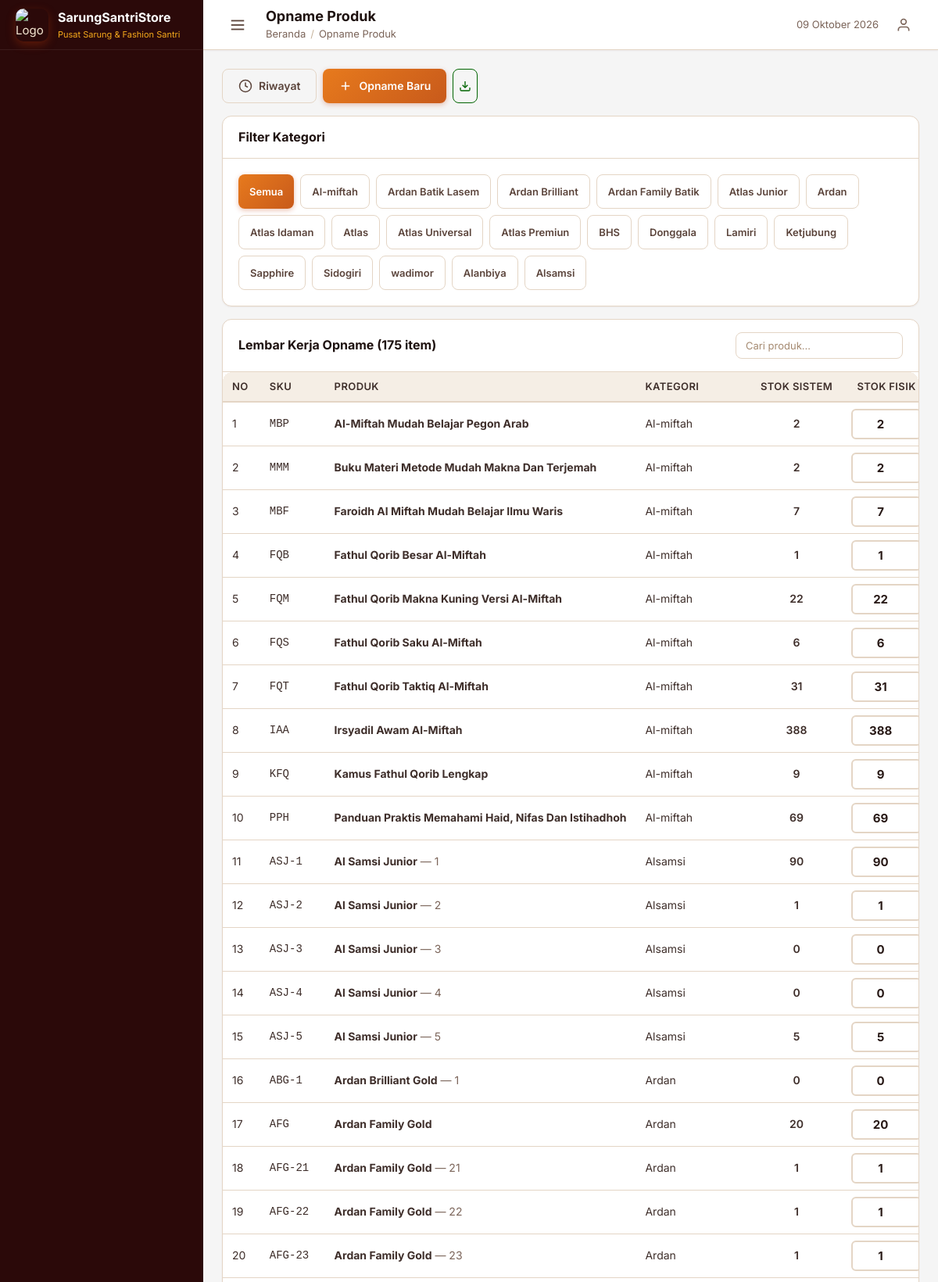
Screenshot of /admin/stock_opname.php?mode=new (signed in, upper part) with the database file from the repository.
### tables this page shows
CREATE TABLE `categories` (
  `id` int(11) NOT NULL,
  `parent_id` int(11) DEFAULT NULL,
  `name` varchar(100) NOT NULL,
  `slug` varchar(120) DEFAULT NULL,
  `icon` varchar(50) DEFAULT NULL,
  `sort_order` int(11) DEFAULT 0,
  `online_visibility` tinyint(1) DEFAULT 1,
  `show_online` tinyint(1) NOT NULL DEFAULT 1,
  `created_at` timestamp NOT NULL DEFAULT current_timestamp()
);

CREATE TABLE `product_variations` (
  `id` int(11) NOT NULL,
  `product_id` int(11) NOT NULL,
  `sku` varchar(50) NOT NULL,
  `variation_name` varchar(100) DEFAULT NULL,
  `image` varchar(255) DEFAULT NULL,
  `image2` varchar(255) DEFAULT NULL,
  `image3` varchar(255) DEFAULT NULL,
  `stock_qty` int(11) DEFAULT 0,
  `min_stock` int(11) DEFAULT 5,
  `base_price` decimal(15,2) NOT NULL DEFAULT 0.00,
  `weight_gram` int(11) DEFAULT 0,
  `is_active` tinyint(1) DEFAULT 1,
  `created_at` timestamp NOT NULL DEFAULT current_timestamp(),
  `updated_at` timestamp NOT NULL DEFAULT current_timestamp() ON UPDATE current_timestamp()
);

CREATE TABLE `products` (
  `id` int(11) NOT NULL,
  `category_id` int(11) DEFAULT NULL,
  `weight` int(11) DEFAULT 0,
  `sku` varchar(50) DEFAULT NULL,
  `name` varchar(200) NOT NULL,
  `slug` varchar(220) DEFAULT NULL,
  `description` text DEFAULT NULL,
  `image` varchar(255) DEFAULT NULL,
  `image2` varchar(255) DEFAULT NULL,
  `image3` varchar(255) DEFAULT NULL,
  `is_active` tinyint(1) DEFAULT 1,
  `is_featured` tinyint(1) DEFAULT 0,
  `online_visibility` enum('show','hide') DEFAULT 'show',
  `created_at` timestamp NOT NULL DEFAULT current_timestamp(),
  `updated_at` timestamp NOT NULL DEFAULT current_timestamp() ON UPDATE current_timestamp(),
  `base_price` decimal(15,2) NOT NULL DEFAULT 0.00,
  `last_base_price` decimal(15,2) NOT NULL DEFAULT 0.00,
  `discount_percent` int(11) NOT NULL DEFAULT 0,
  `is_best_seller` tinyint(1) DEFAULT 0
);

### admin/stock_opname.php (the view, shortened to what this page needs)
<?php
$db = Database::conn();
$mode = $_GET['mode'] ?? 'history';
$selectedCategory = (int)($_GET['category'] ?? 0);
$categories = $db->query("SELECT id, name FROM categories ORDER BY sort_order, name")->fetchAll();
$products = [];
if ($mode === 'new') {
    $where = "WHERE p.is_active = 1 AND pv.is_active = 1";
    $params = [];
    $stmt = $db->prepare("
        SELECT pv.id as variation_id, p.name as product_name, pv.variation_name, pv.sku, pv.stock_qty,
               c.name as category_name
        FROM product_variations pv
        JOIN products p ON pv.product_id = p.id
        LEFT JOIN categories c ON p.category_id = c.id
        $where
        ORDER BY c.name, p.name, pv.variation_name
    ");
    $stmt->execute($params);
    $products = $stmt->fetchAll();
}
include INCLUDES_PATH . '/header.php';
?>
<div class="toolbar">
    <div class="filter-group">
        <a href="?mode=history" class="btn <?= $mode === 'history' ? 'btn-primary' : 'btn-outline' ?>">
            <svg width="18" height="18" viewBox="0 0 24 24" fill="none" stroke="currentColor" stroke-width="2"><circle cx="12" cy="12" r="10"/><polyline points="12 6 12 12 16 14"/></svg>
            Riwayat
        </a>
        <a href="?mode=new" class="btn <?= $mode === 'new' ? 'btn-primary' : 'btn-outline' ?>">
            <svg width="18" height="18" viewBox="0 0 24 24" fill="none" stroke="currentColor" stroke-width="2"><line x1="12" y1="5" x2="12" y2="19"/><line x1="5" y1="12" x2="19" y2="12"/></svg>
            Opname Baru
        </a>
        <?php
        include INCLUDES_PATH . '/import_export_toolbar.php';
        ?>
    </div>
</div>
<?php if ($mode === 'new'): ?>
<div class="card" style="margin-bottom:16px;">
    <div class="card-header">
        <h3 class="card-title">Filter Kategori</h3>
    </div>
    <div class="card-body" style="display:flex; gap:8px; flex-wrap:wrap;">
        <a href="?mode=new&category=0" class="btn btn-sm <?= $selectedCategory === 0 ? 'btn-primary' : 'btn-outline' ?>">Semua</a>
        <?php foreach ($categories as $cat): ?>
            <a href="?mode=new&category=<?= $cat['id'] ?>" class="btn btn-sm <?= $selectedCategory === $cat['id'] ? 'btn-primary' : 'btn-outline' ?>">
                <?= htmlspecialchars($cat['name']) ?>
            </a>
        <?php endforeach; ?>
    </div>
</div>
<?php if (!empty($products)): ?>
<form method="POST" onsubmit="return confirm('Simpan dan sesuaikan stok? Aksi ini tidak bisa dibatalkan.')">
    <div class="card">
        <div class="card-header" style="display:flex; justify-content:space-between; align-items:center;">
            <h3 class="card-title">Lembar Kerja Opname (<?= count($products) ?> item)</h3>
            <div class="form-group" style="margin:0; max-width:300px;">
                <input type="text" class="form-control" placeholder="Cari produk..." oninput="filterOpnameTable(this.value)">
            </div>
        </div>
        <div class="card-body" style="padding:0;">
            <div class="table-responsive">
                <table class="table" id="opnameTable">
                    <thead>
                        <tr>
                            <th>No</th>
                            <th>SKU</th>
                            <th>Produk</th>
                            <th>Kategori</th>
                            <th style="text-align:center;">Stok Sistem</th>
                            <th style="text-align:center; width:120px;">Stok Fisik</th>
                        </tr>
                    </thead>
                    <tbody>
                        <?php foreach ($products as $idx => $prod): ?>
                            <tr data-search="<?= strtolower($prod['sku'] . ' ' . $prod['product_name']) ?>">
                                <td><?= $idx + 1 ?></td>
                                <td><code><?= htmlspecialchars($prod['sku']) ?></code></td>
                                <td>
                                    <span class="text-bold"><?= htmlspecialchars($prod['product_name']) ?></span>
                                    <?php if ($prod['variation_name']): ?>
                                        <span class="text-muted"> — <?= htmlspecialchars($prod['variation_name']) ?></span>
                                    <?php endif; ?>
                                </td>
                                <td><?= htmlspecialchars($prod['category_name'] ?? '-') ?></td>
                                <td style="text-align:center; font-weight:600;"><?= $prod['stock_qty'] ?></td>
                                <td style="text-align:center;">
                                    <input type="number" name="physical_stock[]" class="form-control opname-input"
                                           value="<?= $prod['stock_qty'] ?>" min="0"
                                           data-system="<?= $prod['stock_qty'] ?>"
                                           onchange="calcDiff(this)" style="width:90px; text-align:center; margin:0 auto;">
                                </td>
                            </tr>
                        <?php endforeach; ?>
                    </tbody>
                </table>
            </div>
        </div>
    </div>
</form>
<?php endif; ?>
<?php endif; ?>
<?php include INCLUDES_PATH . '/footer.php'; ?>

### assets/css/dashboard.css (style rules this page uses)
.opname-input { border: 2px solid var(--border-color); border-radius: 6px; font-size: 0.9375rem; font-weight: 700; font-family: var(--font-primary); transition: all 0.2s; }

### rows the page displays
categories: name "Al-miftah"
categories: name "Ardan Batik Lasem"
categories: name "Ardan Brilliant"
categories: name "Ardan Family Batik"
categories: name "Atlas Junior"
categories: name "Ardan"
categories: name "Atlas Idaman"
categories: name "Atlas"
categories: name "Atlas Universal"
categories: name "Atlas Premiun"
categories: name "BHS"
categories: name "Donggala"
categories: name "Lamiri"
categories: name "Ketjubung"
categories: name "Sapphire"
categories: name "Sidogiri"
categories: name "wadimor"
categories: name "Alanbiya"
categories: name "Alsamsi"
product_variations: sku "MBP", product.name "Al-Miftah Mudah Belajar Pegon Arab", categories.name "Al-miftah", stock_qty "2"
product_variations: sku "MMM", product.name "Buku Materi Metode Mudah Makna Dan Terjemah", categories.name "Al-miftah", stock_qty "2"
product_variations: sku "MBF", product.name "Faroidh Al Miftah Mudah Belajar Ilmu Waris", categories.name "Al-miftah", stock_qty "7"
product_variations: sku "FQB", product.name "Fathul Qorib Besar Al-Miftah", categories.name "Al-miftah", stock_qty "1"
product_variations: sku "FQM", product.name "Fathul Qorib Makna Kuning Versi Al-Miftah", categories.name "Al-miftah", stock_qty "22"
product_variations: sku "FQS", product.name "Fathul Qorib Saku Al-Miftah", categories.name "Al-miftah", stock_qty "6"
product_variations: sku "FQT", product.name "Fathul Qorib Taktiq Al-Miftah", categories.name "Al-miftah", stock_qty "31"
product_variations: sku "IAA", product.name "Irsyadil Awam Al-Miftah", categories.name "Al-miftah", stock_qty "388"
product_variations: sku "KFQ", product.name "Kamus Fathul Qorib Lengkap", categories.name "Al-miftah", stock_qty "9"
product_variations: sku "PPH", product.name "Panduan Praktis Memahami Haid, Nifas Dan Istihadhoh", categories.name "Al-miftah", stock_qty "69"
product_variations: sku "ASJ-1", product.name "Al Samsi Junior", variation_name "1", categories.name "Alsamsi", stock_qty "90"
product_variations: sku "ASJ-2", product.name "Al Samsi Junior", variation_name "2", categories.name "Alsamsi", stock_qty "1"
product_variations: sku "ASJ-3", product.name "Al Samsi Junior", variation_name "3", categories.name "Alsamsi", stock_qty "0"
product_variations: sku "ASJ-4", product.name "Al Samsi Junior", variation_name "4", categories.name "Alsamsi", stock_qty "0"
product_variations: sku "ASJ-5", product.name "Al Samsi Junior", variation_name "5", categories.name "Alsamsi", stock_qty "5"
product_variations: sku "ABG-1", product.name "Ardan Brilliant Gold", variation_name "1", categories.name "Ardan", stock_qty "0"
product_variations: sku "AFG", product.name "Ardan Family Gold", categories.name "Ardan", stock_qty "20"
product_variations: sku "AFG-21", product.name "Ardan Family Gold", variation_name "21", categories.name "Ardan", stock_qty "1"
product_variations: sku "AFG-22", product.name "Ardan Family Gold", variation_name "22", categories.name "Ardan", stock_qty "1"
product_variations: sku "AFG-23", product.name "Ardan Family Gold", variation_name "23", categories.name "Ardan", stock_qty "1"

### other values shown
APP_NAME "SarungSantriStore"
APP_TAGLINE "Pusat Sarung & Fashion Santri"
$pageTitle "Opname Produk"
$crumb['label'] "Opname Produk"
count($products) "175"
